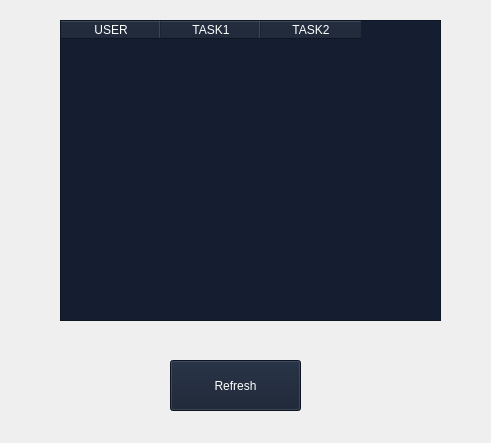
<?xml version="1.0" encoding="UTF-8"?>
<ui version="4.0">
 <class>result</class>
 <widget class="QWidget" name="result">
  <property name="geometry">
   <rect>
    <x>0</x>
    <y>0</y>
    <width>491</width>
    <height>443</height>
   </rect>
  </property>
  <property name="windowTitle">
   <string>Form</string>
  </property>
  <property name="styleSheet">
   <string notr="true">background-color: qlineargradient(
    spread:pad, 
    x1:0, y1:0, x2:1, y2:0, 
    stop:0 rgba(0, 0, 0, 255), 
    stop:1 rgba(20, 30, 48, 255)
);</string>
  </property>
  <widget class="QTableWidget" name="resultTable">
   <property name="geometry">
    <rect>
     <x>60</x>
     <y>20</y>
     <width>381</width>
     <height>301</height>
    </rect>
   </property>
   <property name="styleSheet">
    <string notr="true">font: 700 14pt &quot;Times New Roman&quot;;
color: rgb(255, 255, 255);
background: rgb(20, 30, 48)</string>
   </property>
   <property name="gridStyle">
    <enum>Qt::PenStyle::SolidLine</enum>
   </property>
   <property name="columnCount">
    <number>3</number>
   </property>
   <column>
    <property name="text">
     <string>USER</string>
    </property>
   </column>
   <column>
    <property name="text">
     <string>TASK1</string>
    </property>
   </column>
   <column>
    <property name="text">
     <string>TASK2</string>
    </property>
   </column>
  </widget>
  <widget class="QPushButton" name="displayResultButton">
   <property name="geometry">
    <rect>
     <x>170</x>
     <y>360</y>
     <width>131</width>
     <height>51</height>
    </rect>
   </property>
   <property name="styleSheet">
    <string notr="true">font: 700 14pt &quot;Times New Roman&quot;;
color: rgb(255, 255, 255);
background: rgb(20, 30, 48)</string>
   </property>
   <property name="text">
    <string>Refresh</string>
   </property>
  </widget>
 </widget>
 <resources/>
 <connections/>
</ui>
